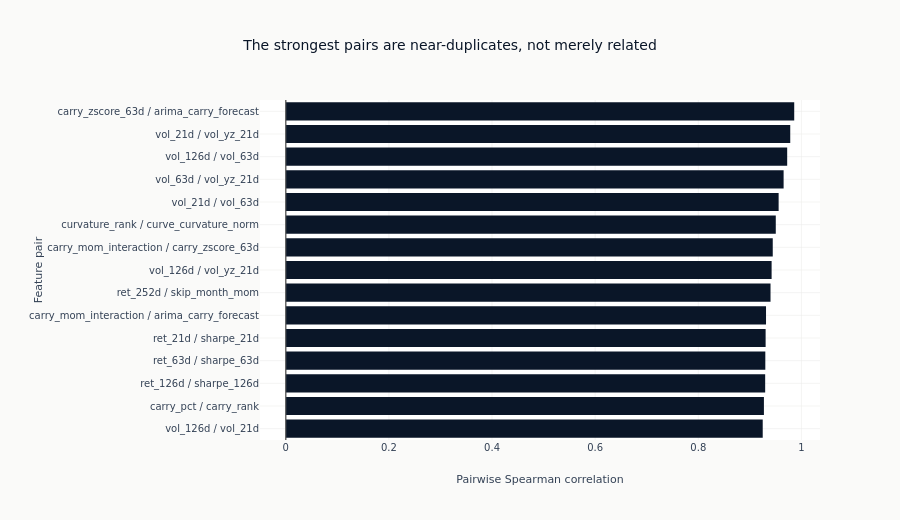

Notebook source saved alongside this figure:
### Markdown cell above
### The strongest pairs

A full correlation matrix over this many features has tick labels too small to read
and is mostly empty space. What has to be decided is which pairs are one piece of
evidence counted twice, so the strongest are ranked instead. The count above the
threshold is printed rather than written into the title, so it cannot go stale.

### Code cell
ranked_pairs = sorted(high_corr_pairs, key=lambda item: -abs(item[2]))[:TOP_PAIRS]
if ranked_pairs:
    # Anchored at zero and extended only as far as the pairs actually reach, so a set of
    # pairs that are all one sign does not leave half the axis empty.
    rhos = [rho for _, _, rho in ranked_pairs]
    pair_range = [min(0.0, min(rhos)) - 0.05, max(0.0, max(rhos)) + 0.05]
    fig = go.Figure(
        go.Bar(
            x=[rho for _, _, rho in ranked_pairs][::-1],
            y=[f"{a} / {b}" for a, b, _ in ranked_pairs][::-1],
            orientation="h",
            marker_color=[
                COLORS["blue"] if rho > 0 else COLORS["copper"] for _, _, rho in ranked_pairs
            ][::-1],
            showlegend=False,
        )
    )
    fig.add_vline(x=0, line=dict(color=GRAY_FILLS["border"], width=1))
    fig.update_layout(
        template="ml4t",
        height=520,
        width=900,
        title_text="The strongest pairs are near-duplicates, not merely related",
        xaxis_title="Pairwise Spearman correlation",
        xaxis_range=pair_range,
        yaxis_title="Feature pair",
        margin=dict(l=260),
    )
    show_plotly_with_alt(
        fig,
        "Horizontal bar chart of pairwise Spearman correlation, one bar per feature pair, "
        "sorted from the most correlated at the top. Every bar reaches past 0.9 and the "
        "strongest approaches 1.0, and the bars shorten only slightly down the list, so the "
        "chart is a nearly flat block rather than a decaying one. The pair labels show why: "
        "most are the same quantity at two windows or a level beside its own rank.",
    )

### Figure 1 — Plotly figure (JSON) as saved in the notebook; plotly's stock layout.template omitted (floating-point values rounded to 4 significant figures)
{"data": [{"marker": {"color": ["#0a1628", "#0a1628", "#0a1628", "#0a1628", "#0a1628", "#0a1628", "#0a1628", "#0a1628", "#0a1628", "#0a1628", "#0a1628", "#0a1628", "#0a1628", "#0a1628", "#0a1628"]}, "orientation": "h", "showlegend": false, "type": "bar", "x": [0.9249, 0.9273, 0.9297, 0.93, 0.9306, 0.9314, 0.9401, 0.9422, 0.9444, 0.9503, 0.9558, 0.9655, 0.9724, 0.9783, 0.986], "y": ["vol_126d / vol_21d", "carry_pct / carry_rank", "ret_126d / sharpe_126d", "ret_63d / sharpe_63d", "ret_21d / sharpe_21d", "carry_mom_interaction / arima_carry_forecast", "ret_252d / skip_month_mom", "vol_126d / vol_yz_21d", "carry_mom_interaction / carry_zscore_63d", "curvature_rank / curve_curvature_norm", "vol_21d / vol_63d", "vol_63d / vol_yz_21d", "vol_126d / vol_63d", "vol_21d / vol_yz_21d", "carry_zscore_63d / arima_carry_forecast"]}], "layout": {"height": 520, "margin": {"l": 260}, "shapes": [{"line": {"color": "#666666", "width": 1}, "type": "line", "x0": 0, "x1": 0, "xref": "x", "y0": 0, "y1": 1, "yref": "y domain"}], "title": {"text": "The strongest pairs are near-duplicates, not merely related"}, "width": 900, "xaxis": {"range": [-0.05, 1.036], "title": {"text": "Pairwise Spearman correlation"}}, "yaxis": {"title": {"text": "Feature pair"}}}}
